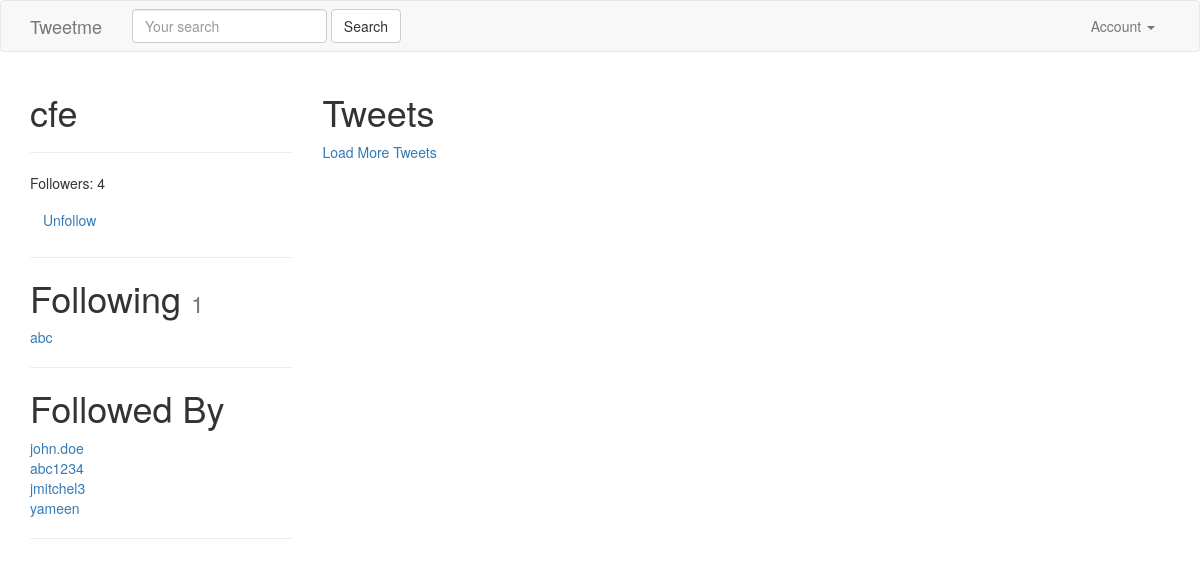
/cfe/ (signed in), run on the app's committed database.
### accounts/models.py (models this page shows, shortened)
class UserProfile(models.Model):
    user        = models.OneToOneField(settings.AUTH_USER_MODEL, related_name='profile', on_delete=models.CASCADE) # user.profile
    following   = models.ManyToManyField(settings.AUTH_USER_MODEL, blank=True, related_name='followed_by')
    objects = UserProfileManager() # UserProfile.objects.all()
    def get_following(self):
        users  = self.following.all() # User.objects.all().exclude(username=self.user.username)
        return users.exclude(username=self.user.username)
    def get_follow_url(self):
        return reverse_lazy("profiles:follow", kwargs={"username":self.user.username})
    def get_absolute_url(self):
        return reverse_lazy("profiles:detail", kwargs={"username":self.user.username})

### accounts/views.py (the view)
# urls.py: url(r'^(?P<username>[\w.@+-]+)/$', UserDetailView.as_view(), name='detail'), # /tweet/1/
class UserDetailView(DetailView):
    template_name = 'accounts/user_detail.html'
    queryset = User.objects.all()
    def get_object(self):
        return get_object_or_404(
                    User,
                    username__iexact=self.kwargs.get("username")
                    )
    def get_context_data(self, *args, **kwargs):
        context = super(UserDetailView, self).get_context_data(*args, **kwargs)
        following = UserProfile.objects.is_following(self.request.user, self.get_object())
        context['following'] = following
        context['recommended'] = UserProfile.objects.recommended(self.request.user)
        return context

### accounts/models.py (called while the page is built)
    def all(self):
        qs = self.get_queryset().all()
        try:
            if self.instance:
                qs = qs.exclude(user=self.instance)
        except:
            pass
        return qs

    def is_following(self, user, followed_by_user):
        user_profile, created = UserProfile.objects.get_or_create(user=user)
        if created:
            return False
        if followed_by_user in user_profile.following.all():
            return True
        return False

    def recommended(self, user, limit_to=10):
        print(user)
        profile = user.profile
        following = profile.following.all()
        following = profile.get_following()
        qs = self.get_queryset().exclude(user__in=following).exclude(id=profile.id).order_by("?")[:limit_to]
        return qs

### accounts/templates/accounts/user_detail.html (shortened to what this page needs)
{% extends "base.html" %}
{% block content %}
<div class='row'>
    <div class='col-sm-3 col-xs-12'>
        <h1>{{ object.username }} </h1>
        <hr/>
        <p>Followers: {{ object.followed_by.all.count }}</p>
        <p>
            <a class='btn btn-link' href='{{ object.profile.get_follow_url }}'>
                    {% if following %}Unfollow{% else %}Follow{% endif %}
                </a>
        </p>
         <hr/>
          <h1>Following <small>{{ object.profile.get_following.count }}</small></h1>
             {% for user in object.profile.get_following %}
             <a href='/{{ user.username }}'>{{ user.username }}</a><br/>
             {% empty %}
             <h4>Not following any users</h4>
             {% endfor %}
          <hr/>
          <h1>Followed By</h1>
             {% for profile in object.followed_by.all %}
             <a href='/{{ profile.user.username }}'>{{ profile.user.username }}</a><br/>
             {% empty %}
             <h4>Not followed by any users</h4>
             {% endfor %}
          <hr/>
    </div>
    <div class='col-sm-9 col-xs-12'>
         <h1>Tweets</h1>
          <a href='#' id='loadmore'>Load More Tweets</a>
     </div>
</div>
{% endblock content %}

### data on the page
UserProfile: user.username "john.doe"
UserProfile: user.username "abc1234"
UserProfile: user.username "jmitchel3"
UserProfile: user.username "yameen"

### other printed values
{{ object.username }} "cfe"
{{ object.followed_by.all.count }} "4"
{{ object.profile.get_following.count }} "1"
{{ user.username }} "abc"
